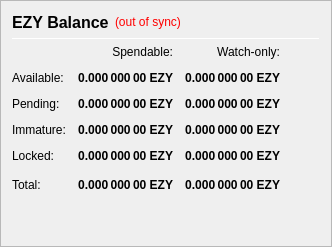
                   <widget class="QFrame" name="frame_Balances">
                    <property name="frameShape">
                     <enum>QFrame::StyledPanel</enum>
									  
										
							
							   
												 
						   
											 
										
							
                    </property>
                    <property name="frameShadow">
                     <enum>QFrame::Raised</enum>
                    </property>
                    <layout class="QVBoxLayout" name="verticalLayout_4">
                     <item>
                      <layout class="QHBoxLayout" name="horizontalLayout_4">
                       <item>
                        <widget class="QLabel" name="label_5">
                         <property name="minimumSize">
                          <size>
                           <width>0</width>
                           <height>20</height>
                          </size>
                         </property>
                         <property name="font">
                          <font>
                           <pointsize>12</pointsize>
                           <weight>75</weight>
                           <bold>true</bold>
                          </font>
                         </property>
                         <property name="text">
                          <string>EZY Balance</string>
                         </property>
                        </widget>
                       </item>
                       <item>
                        <widget class="QLabel" name="labelWalletStatus">
                         <property name="cursor">
                          <cursorShape>WhatsThisCursor</cursorShape>
                         </property>
                         <property name="toolTip">
                          <string>The displayed information may be out of date. Your wallet automatically synchronizes with the KYD network after a connection is established, but this process has not completed yet.</string>
                         </property>
                         <property name="styleSheet">
                          <string notr="true">QLabel { color: red; }</string>
                         </property>
                         <property name="text">
                          <string notr="true">(out of sync)</string>
                         </property>
                         <property name="alignment">
                          <set>Qt::AlignLeading|Qt::AlignLeft|Qt::AlignVCenter</set>
                         </property>
                        </widget>
                       </item>
                       <item>
                        <spacer name="horizontalSpacer_3">
                         <property name="orientation">
                          <enum>Qt::Horizontal</enum>
                         </property>
                         <property name="sizeHint" stdset="0">
                          <size>
                           <width>40</width>
                           <height>20</height>
                          </size>
                         </property>
                        </spacer>
                       </item>
                      </layout>
                     </item>
                     <item>
                      <widget class="Line" name="line_Balance">
                       <property name="minimumSize">
                        <size>
                         <width>0</width>
                         <height>1</height>
                        </size>
                       </property>
                       <property name="maximumSize">
                        <size>
                         <width>16777215</width>
                         <height>1</height>
                        </size>
                       </property>
                       <property name="orientation">
                        <enum>Qt::Horizontal</enum>
                       </property>
                      </widget>
                     </item>
                     <item>
                      <layout class="QGridLayout" name="gridLayout">
                       <property name="spacing">
                        <number>12</number>
                       </property>
                       <item row="0" column="1">
                        <widget class="QLabel" name="labelSpendable">
                         <property name="text">
                          <string>Spendable:</string>
                         </property>
                         <property name="alignment">
                          <set>Qt::AlignRight|Qt::AlignTrailing|Qt::AlignVCenter</set>
                         </property>
                        </widget>
                       </item>
                       <item row="0" column="2">
                        <widget class="QLabel" name="labelWatchonly">
                         <property name="text">
                          <string>Watch-only:</string>
                         </property>
                         <property name="alignment">
                          <set>Qt::AlignRight|Qt::AlignTrailing|Qt::AlignVCenter</set>
                         </property>
                        </widget>
                       </item>
                       <item row="1" column="0">
                        <widget class="QLabel" name="labelBalanceText">
                         <property name="text">
                          <string>Available:</string>
                         </property>
                        </widget>
                       </item>
                       <item row="1" column="1">
                        <widget class="QLabel" name="labelBalance">
                         <property name="font">
                          <font>
                           <weight>75</weight>
                           <bold>true</bold>
                          </font>
                         </property>
                         <property name="cursor">
                          <cursorShape>IBeamCursor</cursorShape>
                         </property>
                         <property name="toolTip">
                          <string>Your current spendable balance</string>
                         </property>
                         <property name="text">
                          <string notr="true">0.000 000 00 EZY</string>
                         </property>
                         <property name="alignment">
                          <set>Qt::AlignRight|Qt::AlignTrailing|Qt::AlignVCenter</set>
                         </property>
                         <property name="textInteractionFlags">
                          <set>Qt::LinksAccessibleByMouse|Qt::TextSelectableByKeyboard|Qt::TextSelectableByMouse</set>
                         </property>
                        </widget>
                       </item>
                       <item row="1" column="2">
                        <widget class="QLabel" name="labelWatchAvailable">
                         <property name="font">
                          <font>
                           <weight>75</weight>
                           <bold>true</bold>
                          </font>
                         </property>
                         <property name="cursor">
                          <cursorShape>IBeamCursor</cursorShape>
                         </property>
                         <property name="toolTip">
                          <string>Your current balance in watch-only addresses</string>
                         </property>
                         <property name="text">
                          <string notr="true">0.000 000 00 EZY</string>
                         </property>
                         <property name="alignment">
                          <set>Qt::AlignRight|Qt::AlignTrailing|Qt::AlignVCenter</set>
                         </property>
                         <property name="textInteractionFlags">
                          <set>Qt::LinksAccessibleByMouse|Qt::TextSelectableByKeyboard|Qt::TextSelectableByMouse</set>
                         </property>
                        </widget>
                       </item>
                       <item row="2" column="0">
                        <widget class="QLabel" name="labelPendingText">
                         <property name="text">
                          <string>Pending:</string>
                         </property>
                        </widget>
                       </item>
                       <item row="2" column="1">
                        <widget class="QLabel" name="labelUnconfirmed">
                         <property name="font">
                          <font>
                           <weight>75</weight>
                           <bold>true</bold>
                          </font>
                         </property>
                         <property name="cursor">
                          <cursorShape>IBeamCursor</cursorShape>
                         </property>
                         <property name="toolTip">
                          <string>Total of transactions that have yet to be confirmed, and do not yet count toward the spendable balance</string>
                         </property>
                         <property name="text">
                          <string notr="true">0.000 000 00 EZY</string>
                         </property>
                         <property name="alignment">
                          <set>Qt::AlignRight|Qt::AlignTrailing|Qt::AlignVCenter</set>
                         </property>
                         <property name="textInteractionFlags">
                          <set>Qt::LinksAccessibleByMouse|Qt::TextSelectableByKeyboard|Qt::TextSelectableByMouse</set>
                         </property>
                        </widget>
                       </item>
                       <item row="2" column="2">
                        <widget class="QLabel" name="labelWatchPending">
                         <property name="font">
                          <font>
                           <weight>75</weight>
                           <bold>true</bold>
                          </font>
                         </property>
                         <property name="cursor">
                          <cursorShape>IBeamCursor</cursorShape>
                         </property>
                         <property name="toolTip">
                          <string>Unconfirmed transactions to watch-only addresses</string>
                         </property>
                         <property name="text">
                          <string notr="true">0.000 000 00 EZY</string>
                         </property>
                         <property name="alignment">
                          <set>Qt::AlignRight|Qt::AlignTrailing|Qt::AlignVCenter</set>
                         </property>
                         <property name="textInteractionFlags">
                          <set>Qt::LinksAccessibleByMouse|Qt::TextSelectableByKeyboard|Qt::TextSelectableByMouse</set>
                         </property>
                        </widget>
                       </item>
                       <item row="3" column="0">
                        <widget class="QLabel" name="labelImmatureText">
                         <property name="text">
                          <string>Immature:</string>
                         </property>
                        </widget>
                       </item>
                       <item row="3" column="1">
                        <widget class="QLabel" name="labelImmature">
                         <property name="font">
                          <font>
                           <weight>75</weight>
                           <bold>true</bold>
                          </font>
                         </property>
                         <property name="cursor">
                          <cursorShape>IBeamCursor</cursorShape>
                         </property>
                         <property name="toolTip">
                          <string>Staked or masternode rewards that has not yet matured</string>
                         </property>
                         <property name="text">
                          <string notr="true">0.000 000 00 EZY</string>
                         </property>
                         <property name="alignment">
                          <set>Qt::AlignRight|Qt::AlignTrailing|Qt::AlignVCenter</set>
                         </property>
                         <property name="textInteractionFlags">
                          <set>Qt::LinksAccessibleByMouse|Qt::TextSelectableByKeyboard|Qt::TextSelectableByMouse</set>
                         </property>
                        </widget>
                       </item>
                       <item row="3" column="2">
                        <widget class="QLabel" name="labelWatchImmature">
                         <property name="font">
                          <font>
                           <weight>75</weight>
                           <bold>true</bold>
                          </font>
                         </property>
                         <property name="cursor">
                          <cursorShape>IBeamCursor</cursorShape>
                         </property>
                         <property name="toolTip">
                          <string>Staked or masternode rewards in watch-only addresses that has not yet matured</string>
                         </property>
                         <property name="text">
                          <string notr="true">0.000 000 00 EZY</string>
                         </property>
                         <property name="alignment">
                          <set>Qt::AlignRight|Qt::AlignTrailing|Qt::AlignVCenter</set>
                         </property>
                         <property name="textInteractionFlags">
                          <set>Qt::LinksAccessibleByMouse|Qt::TextSelectableByKeyboard|Qt::TextSelectableByMouse</set>
                         </property>
                        </widget>
                       </item>
                       <item row="4" column="0">
                        <widget class="QLabel" name="labelLockedBalanceText">
                         <property name="toolTip">
                          <string>Locked EZY or Masternode collaterals.</string>
                         </property>
                         <property name="text">
                          <string>Locked:</string>
                         </property>
                        </widget>
                       </item>
                       <item row="4" column="1">
                        <widget class="QLabel" name="labelLockedBalance">
                         <property name="font">
                          <font>
                           <weight>75</weight>
                           <bold>true</bold>
                          </font>
                         </property>
                         <property name="cursor">
                          <cursorShape>IBeamCursor</cursorShape>
                         </property>
                         <property name="toolTip">
                          <string>Locked EZY or Masternode collaterals</string>
                         </property>
                         <property name="text">
                          <string notr="true">0.000 000 00 EZY</string>
                         </property>
                         <property name="alignment">
                          <set>Qt::AlignRight|Qt::AlignTrailing|Qt::AlignVCenter</set>
                         </property>
                         <property name="textInteractionFlags">
                          <set>Qt::LinksAccessibleByMouse|Qt::TextSelectableByKeyboard|Qt::TextSelectableByMouse</set>
                         </property>
                        </widget>
                       </item>
                       <item row="4" column="2">
                        <widget class="QLabel" name="labelWatchLocked">
                         <property name="font">
                          <font>
                           <weight>75</weight>
                           <bold>true</bold>
                          </font>
                         </property>
                         <property name="cursor">
                          <cursorShape>IBeamCursor</cursorShape>
                         </property>
                         <property name="toolTip">
                          <string>Current locked balance in watch-only addresses</string>
                         </property>
                         <property name="text">
                          <string notr="true">0.000 000 00 EZY</string>
                         </property>
                         <property name="alignment">
                          <set>Qt::AlignRight|Qt::AlignTrailing|Qt::AlignVCenter</set>
                         </property>
                         <property name="textInteractionFlags">
                          <set>Qt::LinksAccessibleByMouse|Qt::TextSelectableByKeyboard|Qt::TextSelectableByMouse</set>
                         </property>
                        </widget>
                       </item>
                       <item row="5" column="0">
                        <widget class="QLabel" name="labelTotalText">
                         <property name="toolTip">
                          <string>Your current EZY balance, unconfirmed and immature transactions included</string>
                         </property>
                         <property name="text">
                          <string>Total:</string>
                         </property>
                        </widget>
                       </item>
                       <item row="5" column="1">
                        <widget class="QLabel" name="labelTotal">
                         <property name="font">
                          <font>
                           <weight>75</weight>
                           <bold>true</bold>
                          </font>
                         </property>
                         <property name="cursor">
                          <cursorShape>IBeamCursor</cursorShape>
                         </property>
                         <property name="toolTip">
                          <string>Your current EZY balance, unconfirmed and immature transactions included</string>
                         </property>
                         <property name="text">
                          <string notr="true">0.000 000 00 EZY</string>
                         </property>
                         <property name="alignment">
                          <set>Qt::AlignRight|Qt::AlignTrailing|Qt::AlignVCenter</set>
                         </property>
                         <property name="textInteractionFlags">
                          <set>Qt::LinksAccessibleByMouse|Qt::TextSelectableByKeyboard|Qt::TextSelectableByMouse</set>
                         </property>
                        </widget>
                       </item>
                       <item row="5" column="2">
                        <widget class="QLabel" name="labelWatchTotal">
                         <property name="font">
                          <font>
                           <weight>75</weight>
                           <bold>true</bold>
                          </font>
                         </property>
                         <property name="cursor">
                          <cursorShape>IBeamCursor</cursorShape>
                         </property>
                         <property name="toolTip">
                          <string>Current total balance in watch-only addresses</string>
                         </property>
                         <property name="text">
                          <string notr="true">0.000 000 00 EZY</string>
                         </property>
                         <property name="alignment">
                          <set>Qt::AlignRight|Qt::AlignTrailing|Qt::AlignVCenter</set>
                         </property>
                         <property name="textInteractionFlags">
                          <set>Qt::LinksAccessibleByMouse|Qt::TextSelectableByKeyboard|Qt::TextSelectableByMouse</set>
                         </property>
                        </widget>
                       </item>
                       <item row="5" column="3">
                        <spacer name="horizontalSpacer_9">
                         <property name="orientation">
                          <enum>Qt::Horizontal</enum>
                         </property>
                         <property name="sizeHint" stdset="0">
                          <size>
                           <width>40</width>
                           <height>20</height>
                          </size>
                         </property>
                        </spacer>
                       </item>
                      </layout>
                     </item>
                     <item>
                      <spacer name="verticalSpacer_1">
                       <property name="orientation">
                        <enum>Qt::Vertical</enum>
                       </property>
                       <property name="sizeHint" stdset="0">
                        <size>
                         <width>20</width>
                         <height>40</height>
                        </size>
                       </property>
                      </spacer>
                     </item>
                    </layout>
                   </widget>
